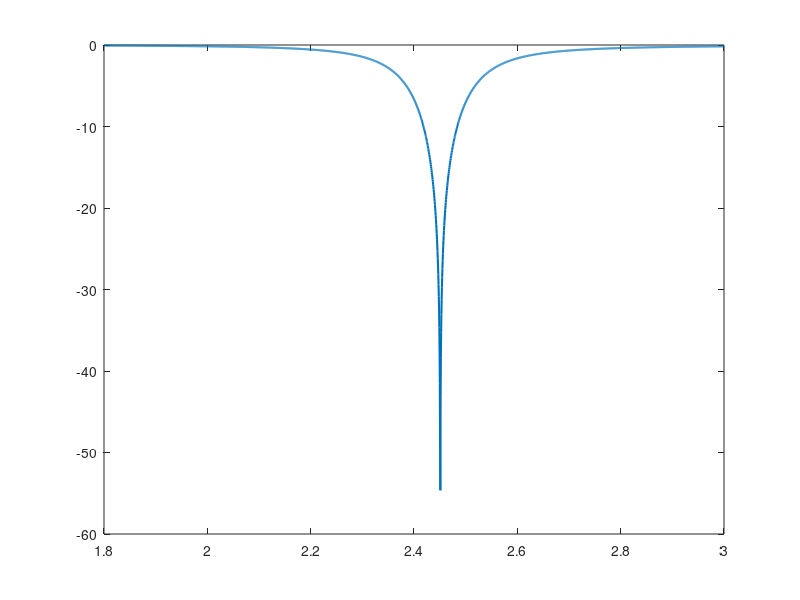

The MATLAB script that drew this image: (Note: this script raises an error after producing the figure.)

clc;
clear;
close all;

% Microstrip Patch Antenna Analysis

%% 1. Input parameters
c = 299792458;
f0 = 2.4e9;
er = 4.4;
h = 1.6e-3;
W = 37.2e-3;
L = 28.8e-3;

fStart = 1.8e9;
fStop = 3.0e9;
N = 2401;
f = linspace(fStart,fStop,N);
fGHz = f/1e9;

%% 2. Calculate effective permittivity
eeff = (er+1)/2 + (er-1)/2 * ...
       (1+12*h/W)^(-0.5);

%% 3. Calculate fringing length
deltaL = 0.412*h*((eeff+0.3)*(W/h+0.264)) / ...
         ((eeff-0.258)*(W/h+0.8));

%% 4. Calculate theoretical resonant frequency
Leff = L+2*deltaL;
fr = c/(2*Leff*sqrt(eeff));

fprintf('MICROSTRIP PATCH ANTENNA\n');
fprintf('Design frequency = %.2f GHz\n',f0/1e9);
fprintf('Effective permittivity = %.4f\n',eeff);
fprintf('Effective length = %.3f mm\n',Leff*1e3);
fprintf('Theoretical resonance = %.4f GHz\n',fr/1e9);

%% 5. Approximate S11 response
Q = 25;
x = f/fr-fr./f;
beta = 1;

Gamma = (1-beta+1j*Q.*x) ./ ...
        (1+beta+1j*Q.*x);

S11dB = 20*log10(max(abs(Gamma),1e-12));

%% 6. Calculate VSWR
g = abs(Gamma);
VSWR = (1+g)./max(1-g,1e-12);

%% 7. Calculate -10 dB bandwidth
valid = S11dB <= -10;

if any(valid)
    fb = f(valid);
    flow = min(fb);
    fhigh = max(fb);
    BW = fhigh-flow;

    fprintf('-10 dB bandwidth = %.2f MHz\n',BW/1e6);
    fprintf('Lower frequency = %.4f GHz\n',flow/1e9);
    fprintf('Upper frequency = %.4f GHz\n',fhigh/1e9);
else
    fprintf('-10 dB bandwidth not found.\n');
end

[~,idx] = min(S11dB);
fprintf('Minimum S11 = %.2f dB\n',S11dB(idx));
fprintf('VSWR at minimum S11 = %.3f\n',VSWR(idx));

%% 8. Plot S11
figure;
plot(fGHz,S11dB,'LineWidth',1.5);
hold on;
yline(-10,'--','-10 dB');
xline(f0/1e9,':','Design frequency');
grid on;
xlabel('Frequency (GHz)');
ylabel('S11 (dB)');
title('Patch Antenna Return Loss');
legend('S11','-10 dB limit','Design frequency');

%% 9. Plot VSWR
figure;
plot(fGHz,VSWR,'LineWidth',1.5);
hold on;
yline(2,'--','VSWR = 2');
grid on;
xlabel('Frequency (GHz)');
ylabel('VSWR');
title('VSWR versus Frequency');
legend('VSWR','Target');

%% 10. Illustrative radiation pattern
theta = linspace(0,180,721);
pattern = abs(cosd(theta)).^2;
pattern_dB = 10*log10(max(pattern,1e-4));
pattern_dB = pattern_dB-max(pattern_dB);

figure;
polarplot(deg2rad(theta),pattern,'LineWidth',1.5);
title('Illustrative Radiation Pattern');

%% 11. Radiation pattern in dB
figure;
plot(theta,pattern_dB,'LineWidth',1.5);
grid on;
xlabel('Angle (degrees)');
ylabel('Normalized Pattern (dB)');
title('Normalized Radiation Pattern');
ylim([-40 2]);

%% 12. Display design targets
fprintf('\nDESIGN TARGETS\n');
fprintf('Resonant frequency: approximately 2.4 GHz\n');
fprintf('Minimum S11: <= -10 dB\n');
fprintf('VSWR: <= 2\n');
fprintf('Bandwidth: approximately 60-100 MHz\n');
fprintf('Gain: approximately 5-7 dBi (verify using HFSS/CST)\n');
